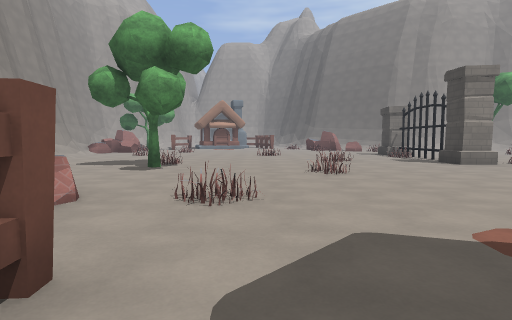
[1] (above)

24 first-person views from a walk through a Godot game level. The camera is 1.4 m above the floor, tilts 4° down and sees 80° across. The floor is counted in squares, 2 m on a side. Each view is taken from the middle of a square. On the plan, view 1 faces up. The plan holds only what a view shows up to about 10 squares ahead; the rest is blank. The place goes on beyond the plan. Flat picture figures and markers are left out. Door leaves are left out where a doorway can be walked through. Some surface patterns are stand-ins.

[2]
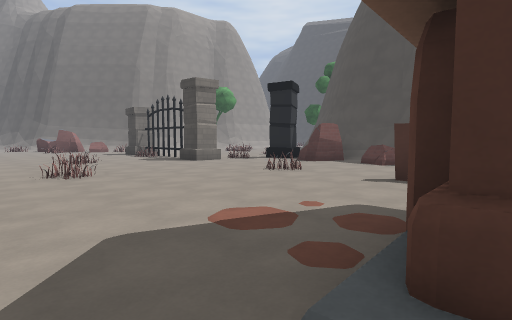

[3]
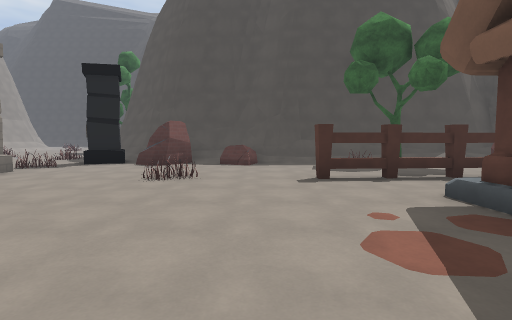

[4]
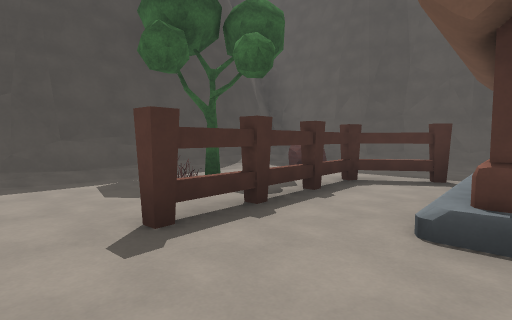

[5]
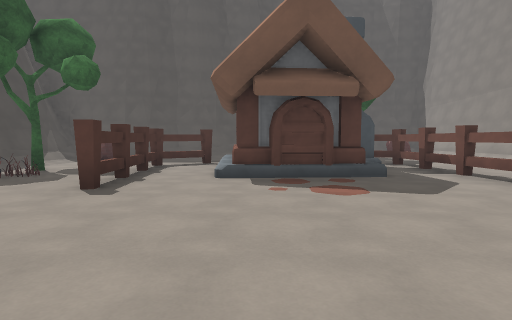

[6]
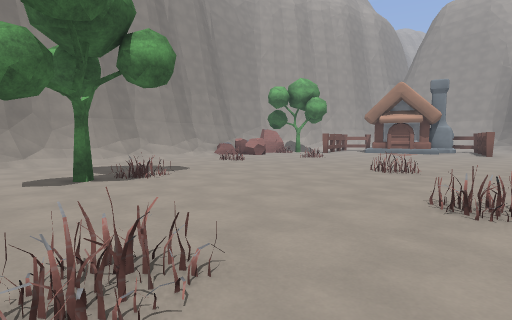

[7]
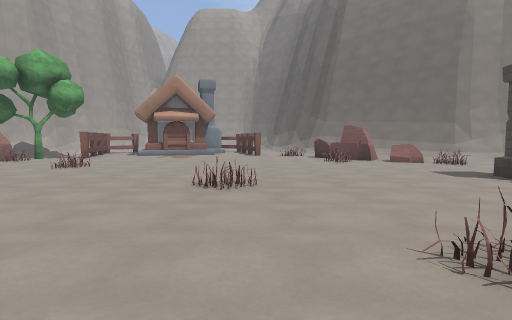

[8]
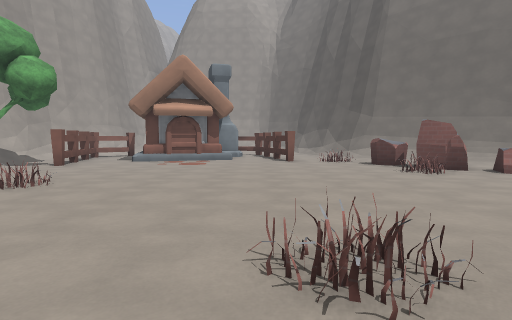

[9]
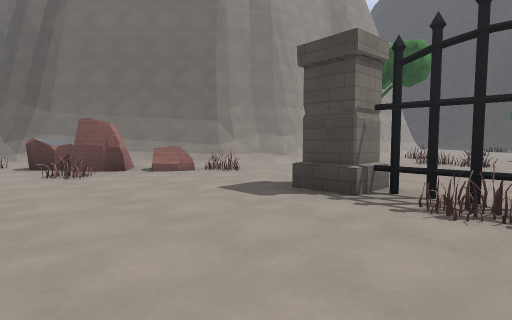

[10]
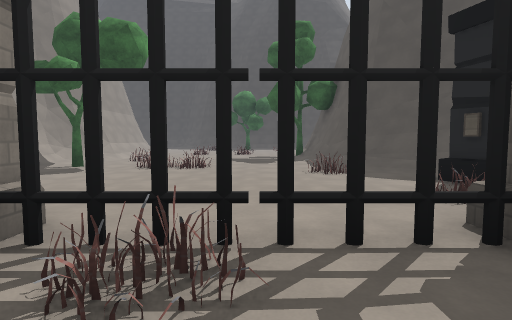

[11]
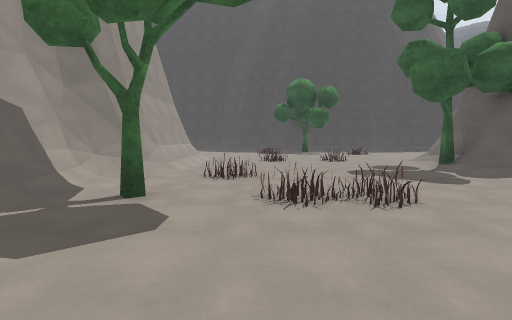

[12]
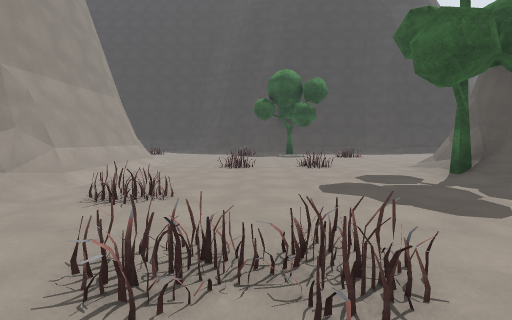

[13]
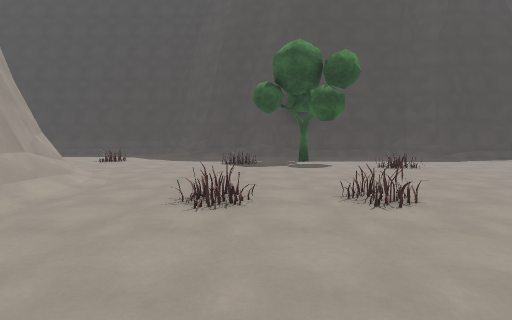

[14]
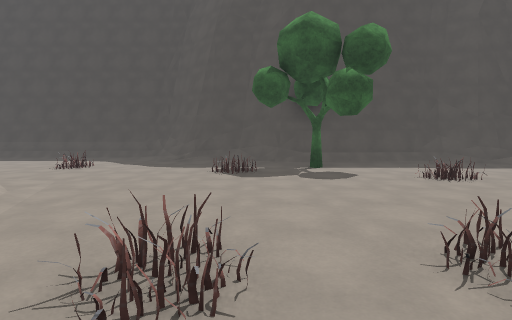

[15]
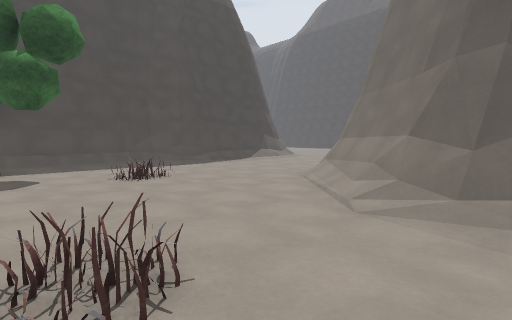

[16]
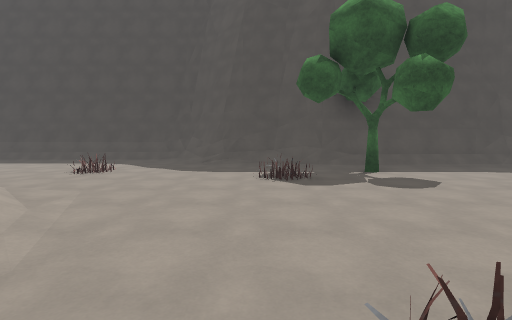

[17]
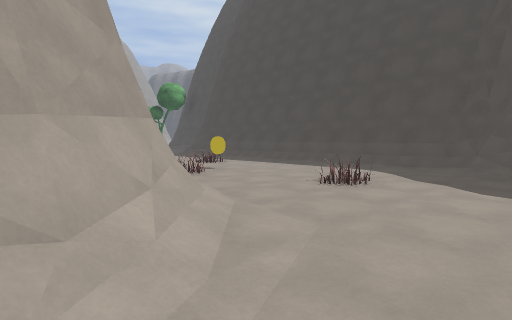

[18]
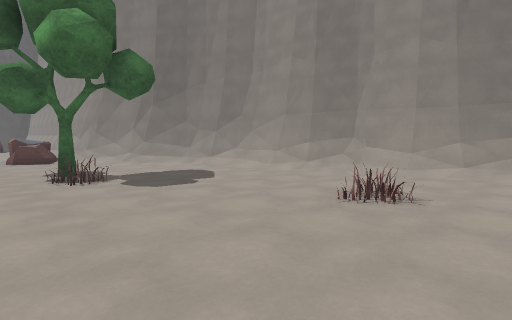

[19]
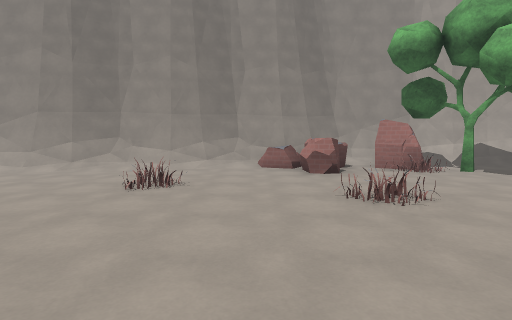

[20]
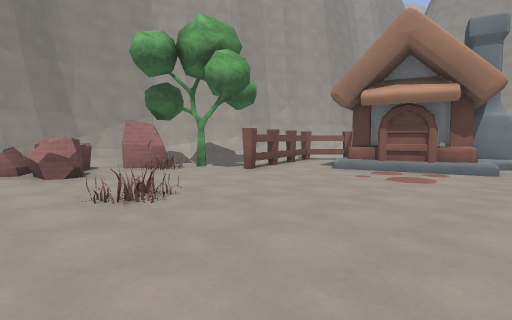

[21]
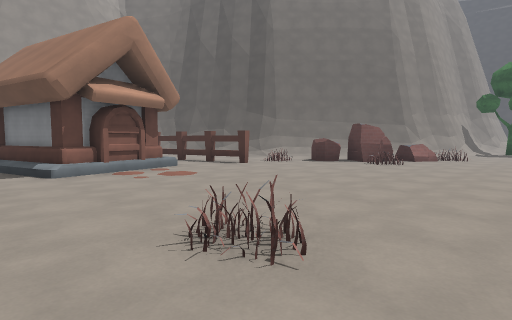

[22]
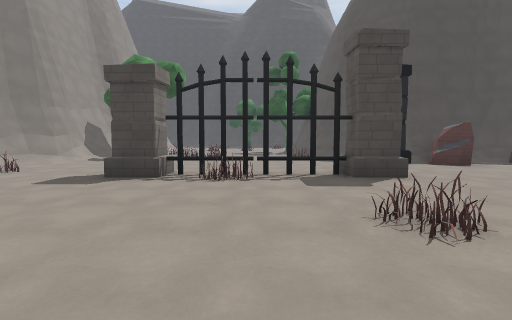

[23]
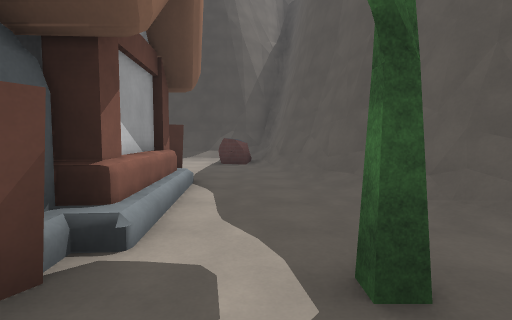

[24]
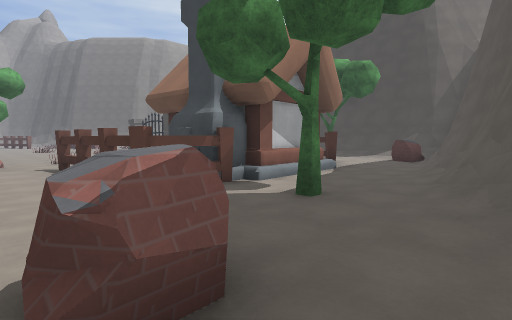

### Floor plan
Key: @ floor where view 1 was taken; # wall or solid block; . floor; / step, stairs or slope; = window, fence, low wall or low ledge; ^ raised ledge; C column; T tree; H thing the floor can be seen under or through; I coin.
Columns run from 9 left of view 1 to 27 right of it. Each row starts with its distance up from view 1.
 21  #.#..###.#==#                 =I...#
 20 ##.#.......=###                =....#
 19 #/.T#.......######             .....#
 18 ###..........## /##          ##.....#
 17  ##..........=.=./######    ##..==./#
 16  ###.=.........=.....T.######....../#
 15  ##..=...............T............/##
 14  #...................=.=........=./#
 13  #/......==....C....==....==....=.##
 12  #/.==.........=..........==.....T#
 11  #/............#................./#
 10  ##........==..=..............=../#
  9   #/...=.......C.=.==/##T##/..=../#
  8   #/..T..........CC####   ##/..../#
  7   ##.......=......C##      ##/...##
  6    #/......=.....###        #/...#
  5    ##/........=..###          ...#
  4     #/=.==....=..==#          ..
  3     ###..........=##
  2       =...........#
  1        .#.....H...#
  0        .#@^##/H.=T#
 -1        .#.# #/H...#
 -2      #..### #/H...#
 -3      #....#^//..#/#
 -4      #..........//#
 -5      ###.T.../#####
 -6       =/...####
 -7       /./ ##

Positions as (right, up) in squares from view 1, and headings:
1: (0, 0), facing up
2: (0, 0), facing up-right
3: (0, 3), facing right
4: (3, 3), facing down-right
5: (3, 6), facing down
6: (3, 6), facing up-left
7: (1, 8), facing up
8: (0, 11), facing up
9: (2, 11), facing up-right
10: (4, 11), facing right
11: (8, 14), facing right
12: (10, 13), facing right
13: (14, 13), facing right
14: (16, 13), facing right
15: (16, 12), facing down-right
16: (17, 14), facing right
17: (19, 15), facing up-right
18: (-1, 14), facing down-left
19: (0, 14), facing left
20: (0, 14), facing up-left
21: (-5, 14), facing up-right
22: (0, 11), facing right
23: (-1, -4), facing right
24: (-3, -7), facing up-right
